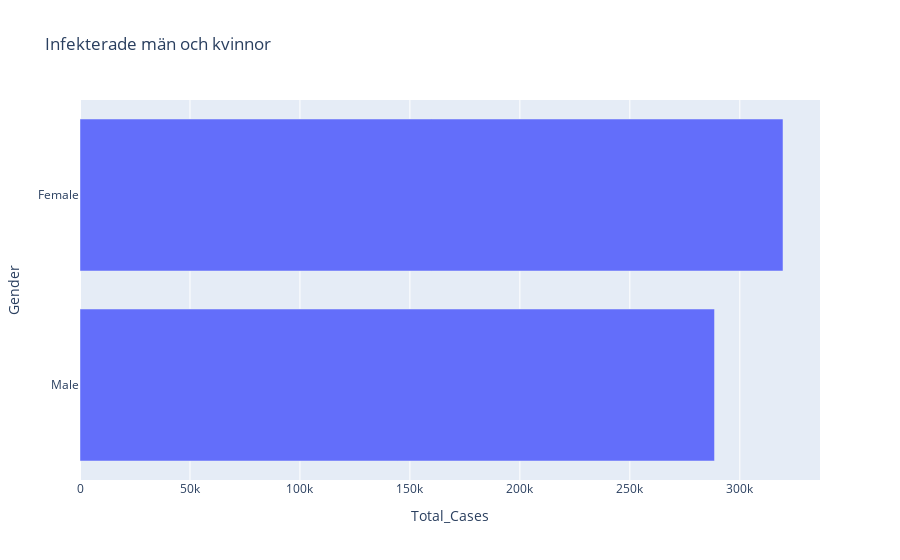
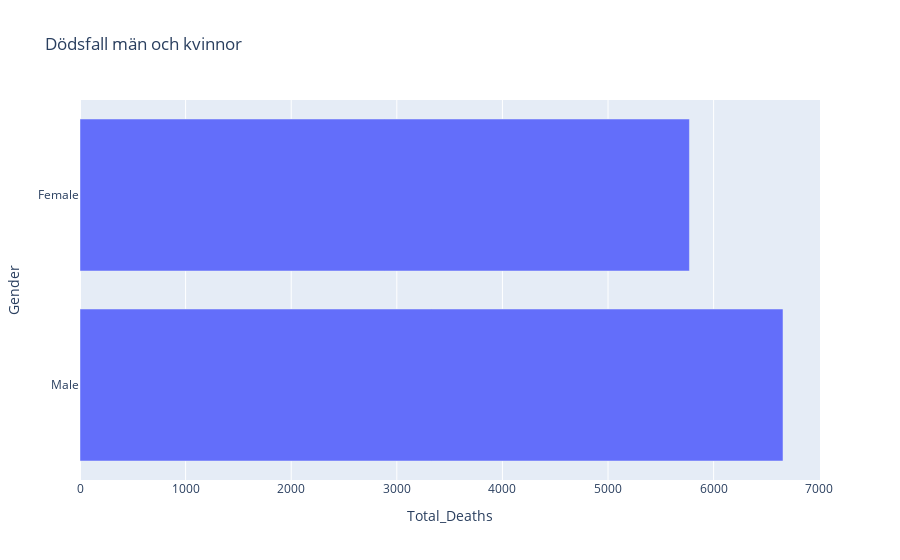

The notebook cell these images were saved under, in order:
### Code cell
#skapar två listor med båda namnen på titlarna till titlarna för graferna och filerna

title = ["Infekterade män och kvinnor", "Dödsfall män och kvinnor"]
files = ['Total_Cases', 'Total_Deaths']

#for-sats för att upprepa fig två gånger och x-värdet och titeln tas från listan.  
for i in range(2):
    fig = px.bar(df["Gender"], x = files[i],y ='Gender', title=title[i])
    fig.show()

### Figure 1 — Plotly figure (JSON) as saved in the notebook; plotly's stock layout.template omitted (floating-point values rounded to 4 significant figures)
{"data": [{"alignmentgroup": "True", "hovertemplate": "Total_Cases=%{x}<br>Gender=%{y}<extra></extra>", "legendgroup": "", "marker": {"color": "#636efa"}, "name": "", "offsetgroup": "", "orientation": "h", "showlegend": false, "textposition": "auto", "type": "bar", "x": [288507, 319641], "xaxis": "x", "y": ["Male", "Female"], "yaxis": "y"}], "layout": {"barmode": "relative", "legend": {"tracegroupgap": 0}, "title": {"text": "Infekterade män och kvinnor"}, "xaxis": {"anchor": "y", "domain": [0, 1], "title": {"text": "Total_Cases"}}, "yaxis": {"anchor": "x", "domain": [0, 1], "title": {"text": "Gender"}}}}

### Figure 2 — Plotly figure (JSON) as saved in the notebook; plotly's stock layout.template omitted (floating-point values rounded to 4 significant figures)
{"data": [{"alignmentgroup": "True", "hovertemplate": "Total_Deaths=%{x}<br>Gender=%{y}<extra></extra>", "legendgroup": "", "marker": {"color": "#636efa"}, "name": "", "offsetgroup": "", "orientation": "h", "showlegend": false, "textposition": "auto", "type": "bar", "x": [6657, 5771], "xaxis": "x", "y": ["Male", "Female"], "yaxis": "y"}], "layout": {"barmode": "relative", "legend": {"tracegroupgap": 0}, "title": {"text": "Dödsfall män och kvinnor"}, "xaxis": {"anchor": "y", "domain": [0, 1], "title": {"text": "Total_Deaths"}}, "yaxis": {"anchor": "x", "domain": [0, 1], "title": {"text": "Gender"}}}}
